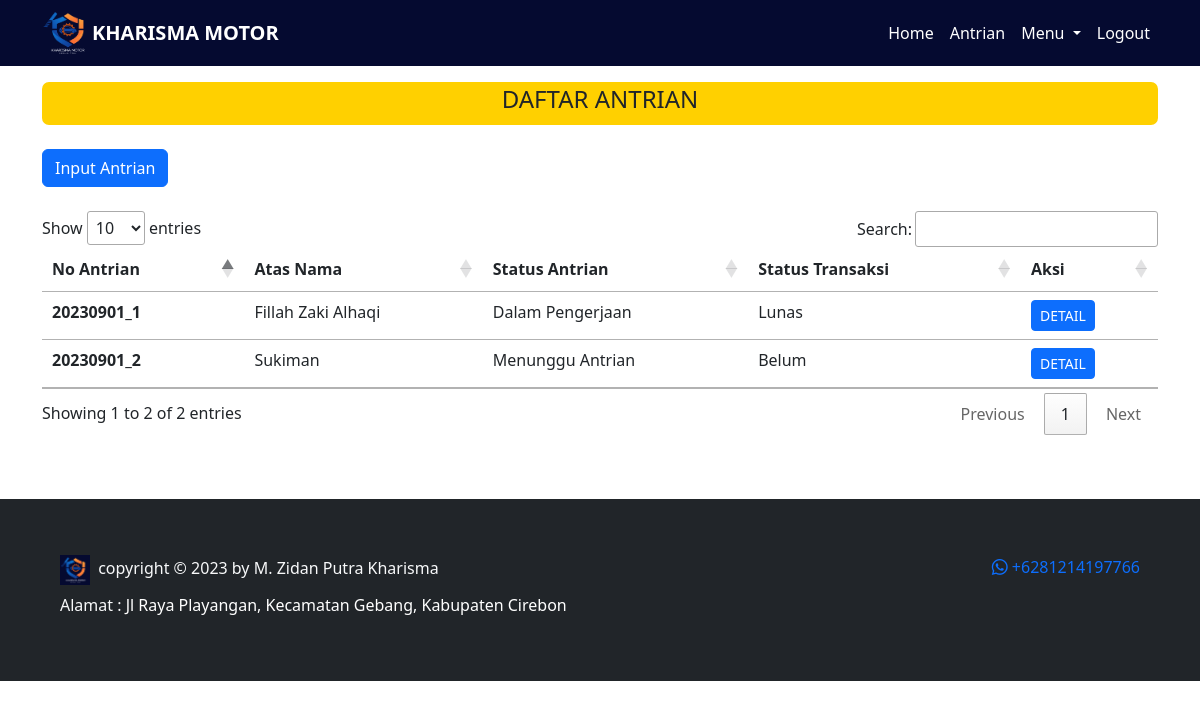
The app's page /kelola/antrian.php (signed in), older data.
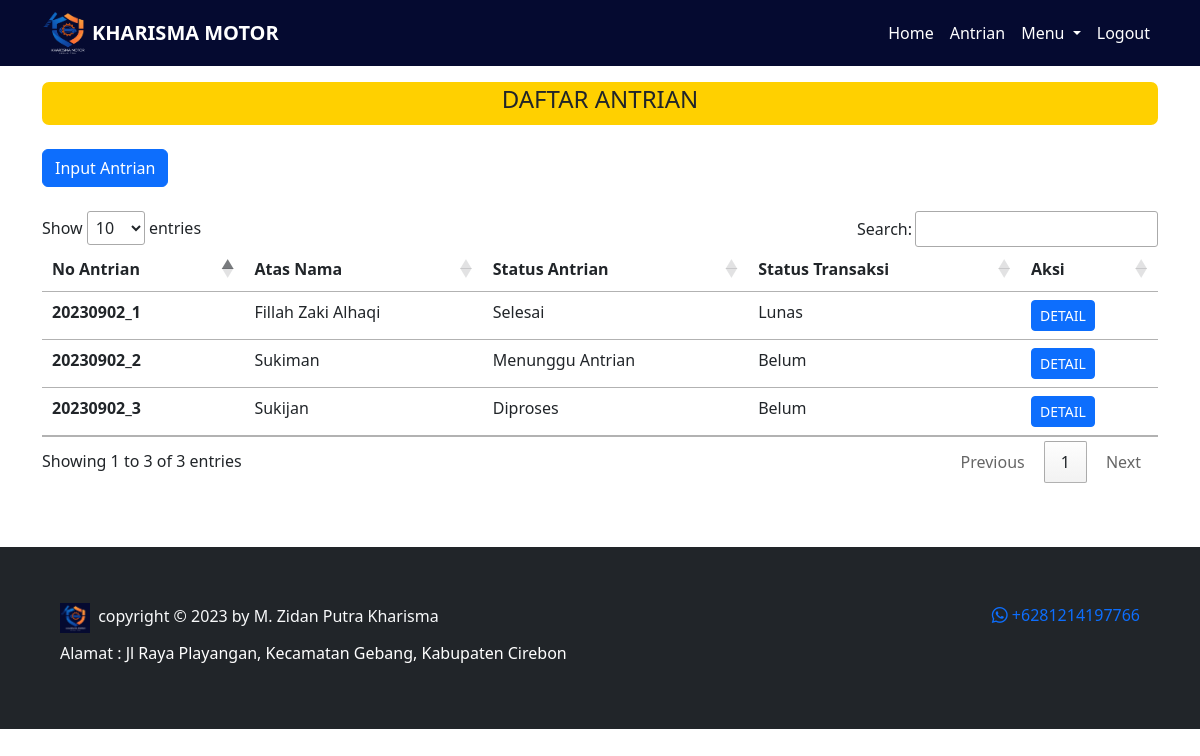
The same page, newer data.
### tables this page shows
CREATE TABLE `antrian` (
  `id_antrian` int(11) NOT NULL,
  `id_kendaraan` int(11) NOT NULL,
  `no_antrian` varchar(20) NOT NULL,
  `nama_pelanggan` varchar(100) NOT NULL,
  `no_hp` varchar(20) NOT NULL,
  `tanggal` timestamp NOT NULL DEFAULT current_timestamp(),
  `nopol` varchar(50) NOT NULL,
  `alamat` text NOT NULL,
  `status` varchar(50) NOT NULL
);

CREATE TABLE `transaksi` (
  `idtransaksi` int(11) NOT NULL,
  `idantrian` int(11) NOT NULL,
  `idservis` int(11) DEFAULT NULL,
  `idsparepart` int(11) DEFAULT NULL,
  `kode_transaksi` varchar(50) NOT NULL,
  `tanggal_pelunasan` timestamp NOT NULL DEFAULT current_timestamp() ON UPDATE current_timestamp(),
  `status_transaksi` varchar(20) NOT NULL
);

### controller/function.php (called while the page is built, shortened)
<?php
$conn = mysqli_connect("localhost", "root", "", "kharisma_motor");
function query($query)
{
    global $conn;
    $result = mysqli_query($conn, $query);
    $rows = [];
    while ($row = mysqli_fetch_assoc($result)) {
        $rows[] = $row;
    }
    return $rows;
}
function jumlah_data($data)
{
    global $conn;
    $query = mysqli_query($conn, $data);
    $jumlah_data = mysqli_num_rows($query);
    return $jumlah_data;
}
function dekripsi($teks)
{
    $text = $teks;
    $kunci = 'kharisma_motor';
    $key = hash('sha256', $kunci);
    $pkey = "123";
    $method = "aes-192-cfb1";
    $iv = substr(hash('sha256', $pkey), 0, 16);
    $dekripsi = base64_decode($text);
    $dekripsi = openssl_decrypt($dekripsi, $method, $key, 0, $iv);
    return $dekripsi;
}
function enkripsi($teks)
{
    $text = $teks;
    $kunci = 'kharisma_motor';
    $key = hash('sha256', $kunci);
    $pkey = "123";
    $method = "aes-192-cfb1";
    $iv = substr(hash('sha256', $pkey), 0, 16);
    $enkripsi = openssl_encrypt($text, $method, $key, 0, $iv);
    $enkripsi = base64_encode($enkripsi);
    return $enkripsi;
}
?>

### kelola/antrian.php (the view, shortened to what this page needs)
<?php
require_once "../controller/function.php";
$id = dekripsi($_COOKIE['KMmz19']);
$user = query("SELECT * FROM pengguna WHERE idpengguna = $id")[0];
$antrian = query("SELECT * FROM antrian");
?>
<!DOCTYPE html>
<html lang="en">
<head>
    <link href="https://cdn.jsdelivr.net/npm/bootstrap@5.3.0/dist/css/bootstrap.min.css" rel="stylesheet"
>
    <link rel="stylesheet" href="https://cdn.jsdelivr.net/npm/bootstrap-icons@1.10.5/font/bootstrap-icons.css">
    <link rel="stylesheet" href="https://cdn.datatables.net/1.13.4/css/jquery.dataTables.min.css">
    <link rel="stylesheet" href="../style.css">
</head>
<body>
    <?php
    if ($user['level'] === "Admin") {
        require_once('../navbar/navbar_admin.php');
    } elseif ($user['level'] === "Kasir") {
        require_once('../navbar/navbar_kasir.php');
    } else {
        echo "Error: Peran pengguna tidak valid.";
    }
    ?>
    <div class="container">
        <div class="content py-3">
            <div class="title text-center text-uppercase">
                <h4>DAFTAR ANTRIAN</h4>
            </div>
            <div class="konten py-4">
                <a href="input_antrian.php">
                    <button type="button" class="btn btn-primary">
                        Input Antrian
                    </button>
                </a>
            </div>
            <table class="table table-hover" id="example">
                <thead>
                    <tr>
                        <th scope="col">No Antrian</th>
                        <th scope="col">Atas Nama</th>
                        <th scope="col">Status Antrian</th>
                        <th scope="col">Status Transaksi</th>
                        <th scope="col">Aksi</th>
                    </tr>
                </thead>
                <tbody>
                    <?php
                        foreach ($antrian as $s):
                            $enkripsi = enkripsi($s['id_antrian']);
                            $idantrian = $s['id_antrian'];
                            $jumlah_data = jumlah_data("SELECT * FROM transaksi WHERE idantrian = $idantrian");
                            if($jumlah_data > 0) :
                                $data_transaksi = query("SELECT * FROM transaksi WHERE idantrian = $idantrian")[0];
                    ?>
                        <tr>
                            <th>
                                <?php echo $s['no_antrian']; ?>
                            </th>
                            <td>
                                <?php echo $s['nama_pelanggan']; ?>
                            </td>
                            <td>
                                <?= $s['status']; ?>
                            </td>
                            <td>
                                <?= $data_transaksi['status_transaksi']; ?>
                            </td>
                            <td>
                                <a class="btn btn-sm btn-primary"
                                    href="detail_transaksi.php?id=<?= $enkripsi; ?>">DETAIL</a>
                            </td>
                        </tr>
                    <?php
                            endif;
                        endforeach;
                    ?>
                </tbody>
            </table>
        </div>
    </div>
    <?php
    require_once('../footer.php');
    ?>
</body>
</html>

### navbar/navbar_admin.php (shortened to what this page needs)
<nav class="navbar navbar-expand-lg">
    <div class="container">
        <img class="logo" src="../img/KHARISMA MOTOR.png" alt="Logo">
        <a class="navbar-brand fw-bold" href="index.php">KHARISMA MOTOR</a>
        <div class="collapse navbar-collapse" id="navbarSupportedContent">
            <ul class="navbar-nav ms-auto mb-2 mb-lg-0">
                <li class="nav-item">
                    <a class="nav-link" aria-current="page" href="../admin">Home</a>
                </li>
                <li class="nav-item">
                    <a class="nav-link" href="../kelola/antrian.php">Antrian</a>
                </li>
                <li class="nav-item dropdown">
                    <a class="nav-link dropdown-toggle" role="button" data-bs-toggle="dropdown" aria-expanded="false">
                        Menu
                    </a>
                </li>
                <li class="nav-item">
                    <a class="nav-link" href="../logout.php">Logout</a>
                </li>
            </ul>
        </div>
    </div>
</nav>

### footer.php
<footer class="bg-dark p-5 mt-5">
    <div class="container">
        <div class="row">
            <div class="col-md-6 text-md-start text-center pt-2 pb-2">
                <a href="index.php" style="text-decoration: none;">
                    <img src="../img/Logo.png" style="width: 30px">
                </a>
                <span class="text-light ps-1">copyright &copy; 2023 by M. Zidan Putra Kharisma</span>
            </div>
            <div class="col-md-6 text-md-end text-center pt-2 pb-2">
                <a href="https://api.whatsapp.com/send?phone=6281214197766&text=Hallo saya ingin menanyakan sesuatu"
                    target="_blank" style="text-decoration: none;"><i class="bi bi-whatsapp ms-2"></i>
                    +6281214197766</a>
            </div>
            <p class="text-light">Alamat :
                <a href="https://maps.app.goo.gl/hKiYp4xWJxwEM4ar7"
                    style="text-align: justify; text-decoration: none; color: white;" target="_blank">Jl Raya
                    Playangan, Kecamatan
                    Gebang, Kabupaten Cirebon</a>
            </p>
        </div>
    </div>
</footer>

### style.css (style rules this page uses)
body { background: white; }
.navbar { background: #050a30; }
.container .logo { width: 50px; }
.container .navbar-brand, .container .navbar-nav li a { color: white; }
.container .title { border: solid rgb(255, 208, 0); border-radius: 7px; background: rgb(255, 208, 0); }

Row changes from the older to the newer data that the page shows:
changed antrian "Fillah Zaki Alhaqi": no_antrian "20230901_1" → "20230902_1"; status "Dalam Pengerjaan" → "Selesai"
changed antrian "Sukiman": no_antrian "20230901_2" → "20230902_2"
now on this page (row edited): antrian: no_antrian "20230902_3", nama_pelanggan "Sukijan", status "Diproses", transaksi.status_transaksi "Belum"
Text that changed along with them:
text written by a page script: "Show entries Search: Showing 1 to 2 of 2 entries Previous 1 Next" → "Show entries Search: Showing 1 to 3 of 3 entries Previous 1 Next"
